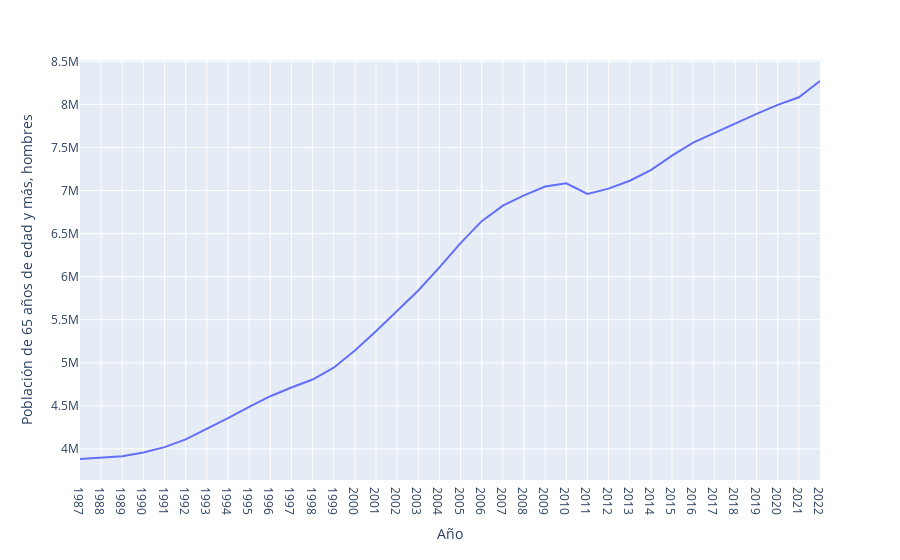

The notebook cell this image was saved under:
### Code cell
graficar("Alemania", "Población de 65 años de edad y más, hombres")

### Figure 1 — Plotly figure (JSON) as saved in the notebook; plotly's stock layout.template omitted (floating-point values rounded to 4 significant figures)
{"data": [{"hovertemplate": "Año=%{x}<br>Población de 65 años de edad y más, hombres=%{y}<extra></extra>", "legendgroup": "", "line": {"color": "#636efa", "dash": "solid"}, "marker": {"symbol": "circle"}, "mode": "lines", "name": "", "orientation": "v", "showlegend": false, "type": "scatter", "x": ["1987", "1988", "1989", "1990", "1991", "1992", "1993", "1994", "1995", "1996", "1997", "1998", "1999", "2000", "2001", "2002", "2003", "2004", "2005", "2006", "2007", "2008", "2009", "2010", "2011", "2012", "2013", "2014", "2015", "2016", "2017", "2018", "2019", "2020", "2021", "2022"], "xaxis": "x", "y": [3883003, 3896258, 3915508, 3957387, 4020864, 4110633, 4230489, 4358035, 4489050, 4611740, 4713201, 4805259, 4942819, 5141971, 5365451, 5598716, 5839908, 6107455, 6388908, 6644420, 6823552, 6943055, 7045929, 7083196, 6961151, 7021988, 7113319, 7237662, 7404683, 7556388, 7668349, 7775856, 7890312, 7993682, 8082457, 8271560], "yaxis": "y"}], "layout": {"legend": {"tracegroupgap": 0}, "margin": {"t": 60}, "xaxis": {"anchor": "y", "domain": [0, 1], "title": {"text": "Año"}}, "yaxis": {"anchor": "x", "domain": [0, 1], "title": {"text": "Población de 65 años de edad y más, hombres"}}}}
